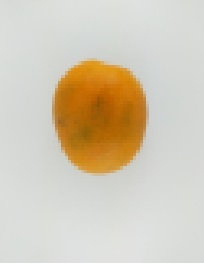
%> input picture week5/2.jpg, 204 x 264 px
$ octave acara17_operasi_citra_biner.m   (GNU Octave 9; MATLAB toolbox functions it lacks are replaced by stand-ins)
%> lines starting %> are read from the running program, lines starting %| are printed output that depends on the picture; in (x1, y1, x2, y2) boxes, pixels count from 0 and x2, y2 are one past the last pixel; in counts of white or black regions, pixels touching at a corner belong together; the program's own positions count from 1
gambar= imread('2.jpg');
%> gambar is the input picture: size 264x204x3 uint8; mean R, G, B 211.6, 201.8, 183.5
blue=gambar(:,:,3);
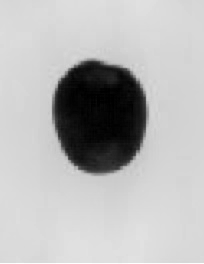
%> blue: size 264x204 uint8; min 0, max 255, mean 183.5
%blue=rgb2gray(gambar);

[M,N]=size(blue);
%> M = 264; N = 204
B_seg = zeros(M,N);
for k = 1 : M
    for l = 1 : N
        if blue(k,l)>120
            B_seg(k,l)=0;
        else
            B_seg(k,l)=1;
        end
    end
end
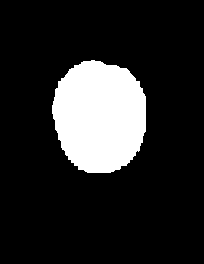
%> B_seg: size 264x204 double; values 0 (black) and 1 (white), 15.7% white; 1 white region, box (x1, y1, x2, y2) and area: (52, 60, 146, 173) 8468
B_seg2=imfill(B_seg);

subplot(1,4,1),imshow(gambar);
subplot(1,4,2),imshow(blue);
subplot(1,4,3),imshow(thresh);
%> (this line was passed over: thresh is not available in this run)
subplot(1,4,4),imshow(B_seg2);

$ run again, with week5/1.jpg copied over week5/2.jpg
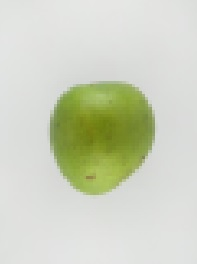
%> input picture week5/1.jpg, 197 x 265 px
%> gambar is the input picture: size 265x197x3 uint8; mean R, G, B 206.8, 211.5, 192.7
%> `blue=gambar(:,:,3);`:
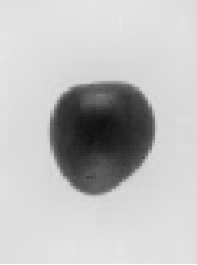
%> blue: size 265x197 uint8; min 16, max 255, mean 192.7
%> after the loop `for k = 1 : M`:
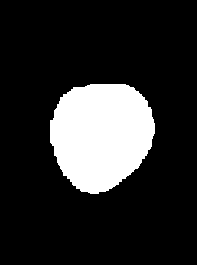
%> B_seg: size 265x197 double; values 0 (black) and 1 (white), 17.1% white; 1 white region, box (x1, y1, x2, y2) and area: (50, 84, 155, 194) 8934

$ run again, with week5/3.jpg copied over week5/2.jpg
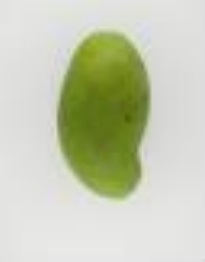
%> input picture week5/3.jpg, 205 x 262 px
%> gambar is the input picture: size 262x205x3 uint8; mean R, G, B 199.3, 204.1, 181.1
%> `blue=gambar(:,:,3);`:
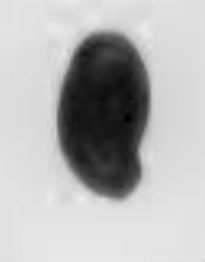
%> blue: size 262x205 uint8; min 0, max 235, mean 181.1
%> after the loop `for k = 1 : M`:
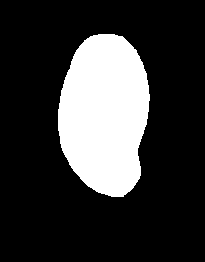
%> B_seg: size 262x205 double; values 0 (black) and 1 (white), 21.7% white; 1 white region, box (x1, y1, x2, y2) and area: (58, 34, 150, 197) 11651

$ run again, with week5/4.jpg copied over week5/2.jpg
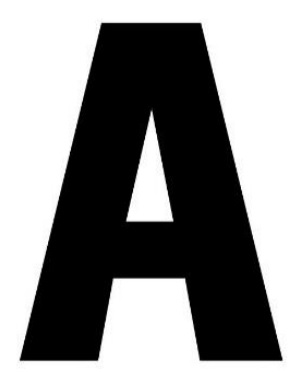
%> input picture week5/4.jpg, 291 x 372 px
%> gambar is the input picture: size 372x291x3 uint8; min 0, max 255, mean 133.7
%> after the loop `for k = 1 : M`:
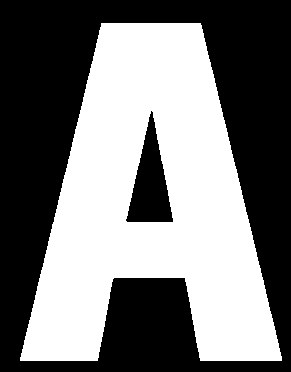
%> B_seg: size 372x291 double; values 0 (black) and 1 (white), 47.5% white; 1 white region, box (x1, y1, x2, y2) and area: (20, 23, 282, 361) 51402
%> `B_seg2=imfill(B_seg);`:
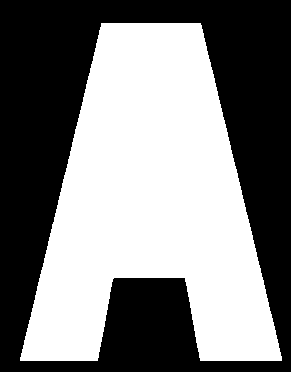
%> B_seg2: size 372x291 double; values 0 (black) and 1 (white), 50% white; 1 white region, box (x1, y1, x2, y2) and area: (20, 23, 282, 361) 54100
